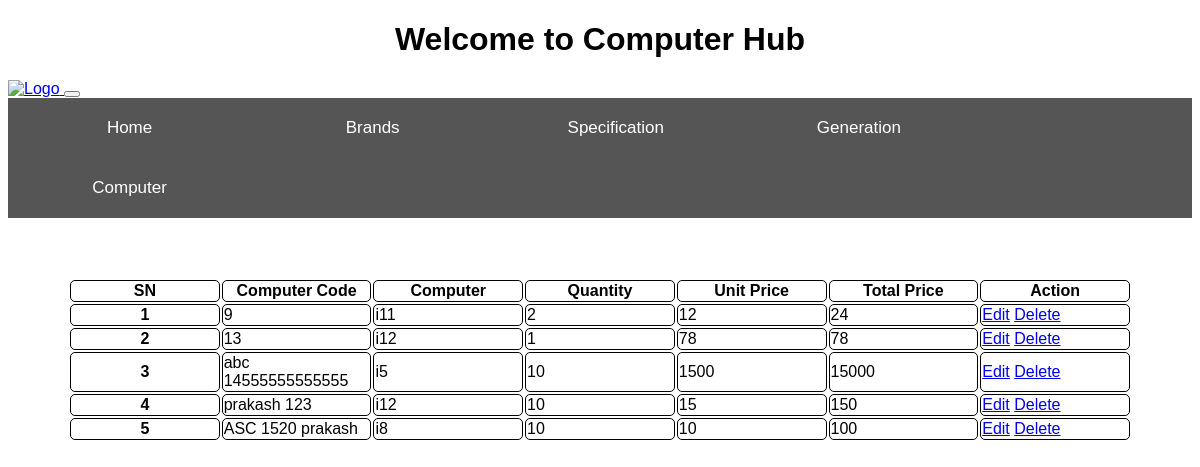
The page / on the database its author committed.
### computer/models.py (models this page shows, shortened)
class Computer(models.Model):
    computer_code = models.CharField(max_length=50, unique=True)
    computer = models.ForeignKey(ComputerGeneration, on_delete=models.CASCADE,related_name='computer')
    quantity = models.PositiveIntegerField()
    unit_rate = models.PositiveIntegerField()
    total_price = models.PositiveIntegerField()

class ComputerGeneration(models.Model):
    generation = models.CharField(max_length=50)
    def __str__(self):
        return self.generation

### computer/views.py (the view)
# urls.py: path('', views.HomeView.as_view(), name='home'),
class HomeView(View):
    def get(self, request):
        list = Computer.objects.all()
        context = {
                    'list': list
                }
        return render(request, 'home.html', context)

### Templates/home.html (shortened to what this page needs)
<!DOCTYPE html>
<html lang="en">
  <head>
  </head>
  <body>
<div class="one">
<h1 font style="50 px"><b>Welcome to Computer Hub</b></h1>
</div>
 {% include 'navbar.html' %}
 <table style="width:100%" >
  <tr>
    <th>SN</th>
    <th>Computer Code</th>
    <th>Computer</th>
    <th>Quantity</th>
    <th>Unit Price</th>
    <th>Total Price</th>
    <th>Action</th>
  </tr>
    {% for item in list %}
    <tr>
      <th scope="row">{{ forloop.counter }}</th>
      <td>{{item.computer_code}}</td>
      <td>{{ item.computer }}</td>
      <td>{{item.quantity}}</td>
      <td>{{ item.unit_rate }}</td>
      <td>{{ item.total_price }}</td>
      <td class="action-buttons">
        <a href="{% url 'update_computer' item.pk %}" class="btn btn-primary">Edit</a>
        <a href="{% url 'delete_computer' item.pk %}" class="btn btn-danger">Delete</a>
      </td>
    </tr>
{% endfor %}
</table>
</body>
</html>

### Templates/navbar.html (shortened to what this page needs)
   <head>
   <a class="navbar-brand" href="#">
    <img src="https://edge-a.anydone.com/e344ce6892a7480d9ae5aaff9d3f96d6.svg" alt="Logo" width="30" height="30" class="d-inline-block align-top">
  </a>
  <button class="navbar-toggler" type="button" data-toggle="collapse" data-target="#navbarText" aria-controls="navbarText" aria-expanded="false" aria-label="Toggle navigation">
  </button>
<body>
    <div class="navbar">
      <nav>
           <a href="{% url 'home' %}">Home</a>
           <a href="{% url 'brand' %}">Brands</a>
           <a href="{% url 'specification' %}">Specification</a>
           <a href="{% url 'generation' %}">Generation</a>
           <a href="{% url 'computer' %}">Computer</a>
      </nav>
    </div>
</body>

### Templates/home.html (style rules this page uses)
h1 { text-align: center; }
th, td { border: 1px solid black; border-radius: 5px; }
table { padding:60px }
table { table-layout: fixed; width: 100%; }

### Templates/navbar.html (style rules this page uses)
body { font-family: Arial, Helvetica, sans-serif; }
.navbar { width: 100%; background-color: #555; overflow: auto; }
.navbar a { float: left; padding: 15px; color: white; text-decoration: none; font-size: 17px; width: 18%; text-align: center; line-height: 30px; border-radius: 4px; }

### rows shown on the page
Computer: computer_code "9", computer "i11", quantity "2", unit_rate "12", total_price "24"
Computer: computer_code "13", computer "i12", quantity "1", unit_rate "78", total_price "78"
Computer: computer_code "abc 14555555555555", computer "i5", quantity "10", unit_rate "1500", total_price "15000"
Computer: computer_code "prakash 123", computer "i12", quantity "10", unit_rate "15", total_price "150"
Computer: computer_code "ASC 1520 prakash", computer "i8", quantity "10", unit_rate "10", total_price "100"
